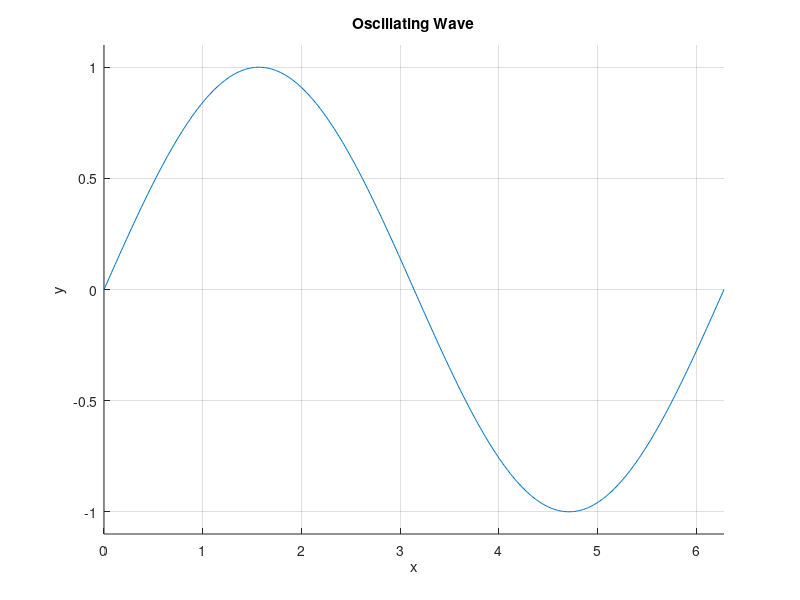

The MATLAB script that drew this image:
%Juliano_Declan_ENG209_HW6
%10/9/2025
%ENG 209, HW 5, exercises:

%***************************************question 3********************************
%{
Considering a, b, c calcualte if they are pythagorean triples. If so print and count how many there are.
%}

a = [3 5 6 7 8 9 9 10 11 12];
b = [4 12 8 24 15 12 40 24 60 16];
c = [5 13 10 25 16 12 41 25 64 16];

% Counter
nCount = 0;

% Iterate through all items of the vectors
for i =1:length(a)
    % If a b and c are a triple print and count up
    if a(i)^2+b(i)^2 == c(i)^2
        fprintf('%i, %i, and %i are pythagorean triples\n',a(i),b(i),c(i))
        nCount = nCount + 1;
    end
end
% Print the total amount of triples
fprintf('There were %i pythagorean triples\n',nCount)

% Do the same but use vector opperations
% Make a logical array, where the index is 1 if a,b,c a triple and a 0 if not
isPythag = (a.^2+b.^2)==c.^2;
% Print the total amount of triples
fprintf('Using vecotor operations there were %i pythagorean triples\n',sum(isPythag))

%***************************************question 4********************************
%{
Simulate rolling two dice. Keep rolling the dice, until a chosen number (7) is rolled a certain amount of times (50). Then print the total rolls to get the desired number x times
%}

% Store all possible values 1-12 in a vector
rollTotal = zeros(1,12);

maxCount = 50;      % How many rolls of a certain number is wanted
Number = 7;         % What number is wanted

% Run untill the desired number is counted maxCount times
while rollTotal(Number) < maxCount
    dice1 = randi([1,6],1,1);   % Dice 1
    dice2 = randi([1,6],1,1);   % Dice 2
    total = dice1+dice2;        % Total of the dice
    
    % Add one to the rolled number
    rollTotal(total) = rollTotal(total)+1; 
end

% Print the amount of rolls and the desired number
fprintf("There were %i rolls to get %i %i's \n",sum(rollTotal),maxCount,Number)

%***************************************question 7********************************
%{
Animate a standing wave, of the equation 𝑦(𝑥, 𝑡) = sin(2𝜋𝑥/𝜆) cos(2𝜋𝑓𝑡)
where
𝑥 is the length of the wave 
𝜆 is the wavelength     (m)
𝑓 is the frequency      (hz)
𝑡 is time               (frame time)
%}

lambda = 2 * pi;    % Wavelength
f = 1/5;            % Frequency
num_frames = 500;   % Number of frames for the animation

% X values from 0 to wavelength (1 complete cyclce)
x = linspace(0, lambda, 500);

% Time, it is used to advance the animation at a constant pace
t_values = linspace(0, 1/f, num_frames);

% clear the plot
clf

% Set title, axes, enable grid, enable hold
title('Oscillating Wave');
xlabel('x');
ylabel('y');
grid on;
hold on;

% Lock the axes to keep the graph from resizing.
xlim([0, lambda]);
ylim([-1.1, 1.1]);

% Create a plot object
h = plot(x, zeros(size(x)));

% Animation loop
for k = 1:num_frames
    % Get the time value for the current frame
    t = t_values(k);

    % Calculate the y-values for the current frame
    y = sin(2*pi*x/lambda) .* cos(2*pi*f*t);

    % Update the plot with the new y-values
    set(h, 'YData', y);
   
    % Use drawnow to update the plot immediately
    drawnow;
end
